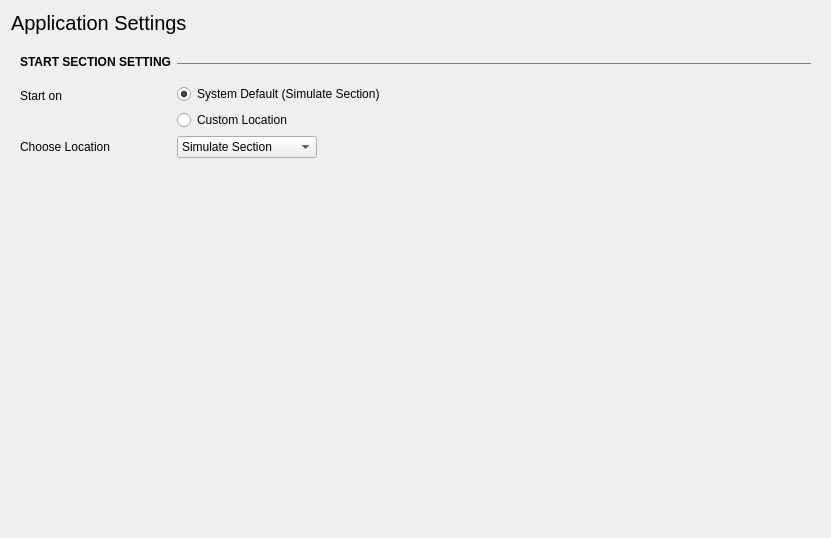
<?xml version="1.0" encoding="UTF-8"?>
<ui version="4.0">
 <class>Form</class>
 <widget class="QWidget" name="Form">
  <property name="geometry">
   <rect>
    <x>0</x>
    <y>0</y>
    <width>831</width>
    <height>538</height>
   </rect>
  </property>
  <property name="windowTitle">
   <string>Form</string>
  </property>
  <property name="styleSheet">
   <string notr="true">#section_title {
	font-size: 15pt;
    font-weight: 350;
}
</string>
  </property>
  <layout class="QVBoxLayout" name="verticalLayout">
   <item>
    <widget class="QLabel" name="section_title">
     <property name="sizePolicy">
      <sizepolicy hsizetype="Preferred" vsizetype="Maximum">
       <horstretch>0</horstretch>
       <verstretch>0</verstretch>
      </sizepolicy>
     </property>
     <property name="text">
      <string>Application Settings</string>
     </property>
    </widget>
   </item>
   <item>
    <widget class="QScrollArea" name="scrollArea">
     <property name="frameShape">
      <enum>QFrame::NoFrame</enum>
     </property>
     <property name="widgetResizable">
      <bool>true</bool>
     </property>
     <widget class="QWidget" name="scrollAreaWidgetContents">
      <property name="geometry">
       <rect>
        <x>0</x>
        <y>0</y>
        <width>809</width>
        <height>479</height>
       </rect>
      </property>
      <layout class="QVBoxLayout" name="verticalLayout_2">
       <item>
        <layout class="QFormLayout" name="formLayout">
         <item row="0" column="0">
          <widget class="QLabel" name="label">
           <property name="styleSheet">
            <string notr="true">font-size: 12pts;
font-weight: 500;</string>
           </property>
           <property name="text">
            <string>START SECTION SETTING</string>
           </property>
           <property name="alignment">
            <set>Qt::AlignLeading|Qt::AlignLeft|Qt::AlignVCenter</set>
           </property>
          </widget>
         </item>
         <item row="1" column="0">
          <widget class="QLabel" name="label_2">
           <property name="text">
            <string>Start on</string>
           </property>
          </widget>
         </item>
         <item row="1" column="1">
          <layout class="QVBoxLayout" name="verticalLayout_3">
           <item>
            <widget class="QRadioButton" name="radioButton">
             <property name="text">
              <string>System Default (Simulate Section)</string>
             </property>
             <property name="checked">
              <bool>true</bool>
             </property>
            </widget>
           </item>
           <item>
            <widget class="QRadioButton" name="radioButton_2">
             <property name="text">
              <string>Custom Location</string>
             </property>
            </widget>
           </item>
          </layout>
         </item>
         <item row="2" column="0">
          <widget class="QLabel" name="label_3">
           <property name="text">
            <string>Choose Location</string>
           </property>
          </widget>
         </item>
         <item row="2" column="1">
          <widget class="QComboBox" name="comboBox">
           <property name="maximumSize">
            <size>
             <width>140</width>
             <height>16777215</height>
            </size>
           </property>
           <item>
            <property name="text">
             <string>Simulate Section</string>
            </property>
           </item>
           <item>
            <property name="text">
             <string>Learning Section</string>
            </property>
           </item>
           <item>
            <property name="text">
             <string>Quiz Section</string>
            </property>
           </item>
          </widget>
         </item>
         <item row="0" column="1">
          <widget class="QLabel" name="label_4">
           <property name="styleSheet">
            <string notr="true">border: none;
border-top: 1px solid gray;
margin-top: 13px;
</string>
           </property>
           <property name="text">
            <string/>
           </property>
          </widget>
         </item>
        </layout>
       </item>
      </layout>
     </widget>
    </widget>
   </item>
  </layout>
 </widget>
 <resources/>
 <connections/>
</ui>
